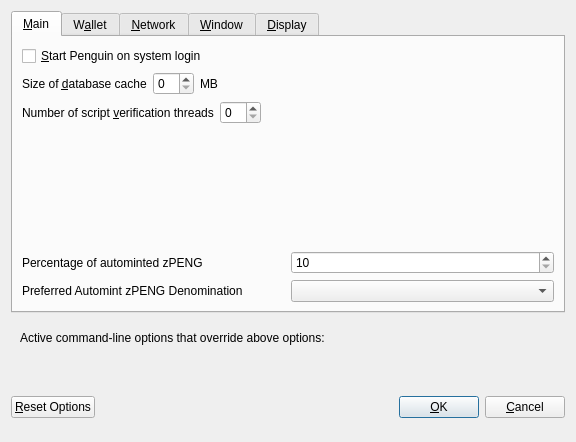
<?xml version="1.0" encoding="UTF-8"?>
<ui version="4.0">
 <class>OptionsDialog</class>
 <widget class="QDialog" name="OptionsDialog">
  <property name="geometry">
   <rect>
    <x>0</x>
    <y>0</y>
    <width>576</width>
    <height>442</height>
   </rect>
  </property>
  <property name="windowTitle">
   <string>Options</string>
  </property>
  <property name="modal">
   <bool>true</bool>
  </property>
  <layout class="QVBoxLayout" name="verticalLayout">
   <item>
    <widget class="QTabWidget" name="tabWidget">
     <property name="currentIndex">
      <number>0</number>
     </property>
     <widget class="QWidget" name="tabMain">
      <attribute name="title">
       <string>&amp;Main</string>
      </attribute>
      <layout class="QVBoxLayout" name="verticalLayout_Main">
       <item>
        <widget class="QCheckBox" name="bitcoinAtStartup">
         <property name="toolTip">
          <string>Automatically start Penguin after logging in to the system.</string>
         </property>
         <property name="text">
          <string>&amp;Start Penguin on system login</string>
         </property>
        </widget>
       </item>
       <item>
        <layout class="QHBoxLayout" name="horizontalLayout_2_Main">
         <item>
          <widget class="QLabel" name="databaseCacheLabel">
           <property name="text">
            <string>Size of &amp;database cache</string>
           </property>
           <property name="textFormat">
            <enum>Qt::PlainText</enum>
           </property>
           <property name="buddy">
            <cstring>databaseCache</cstring>
           </property>
          </widget>
         </item>
         <item>
          <widget class="QSpinBox" name="databaseCache"/>
         </item>
         <item>
          <widget class="QLabel" name="databaseCacheUnitLabel">
           <property name="text">
            <string>MB</string>
           </property>
           <property name="textFormat">
            <enum>Qt::PlainText</enum>
           </property>
          </widget>
         </item>
         <item>
          <spacer name="horizontalSpacer_2_Main">
           <property name="orientation">
            <enum>Qt::Horizontal</enum>
           </property>
           <property name="sizeHint" stdset="0">
            <size>
             <width>40</width>
             <height>20</height>
            </size>
           </property>
          </spacer>
         </item>
        </layout>
       </item>
       <item>
        <layout class="QHBoxLayout" name="horizontalLayout_3_Main">
         <item>
          <widget class="QLabel" name="threadsScriptVerifLabel">
           <property name="text">
            <string>Number of script &amp;verification threads</string>
           </property>
           <property name="textFormat">
            <enum>Qt::PlainText</enum>
           </property>
           <property name="buddy">
            <cstring>threadsScriptVerif</cstring>
           </property>
          </widget>
         </item>
         <item>
          <widget class="QSpinBox" name="threadsScriptVerif">
           <property name="toolTip">
            <string>(0 = auto, &lt;0 = leave that many cores free)</string>
           </property>
          </widget>
         </item>
         <item>
          <spacer name="horizontalSpacer_3_Main">
           <property name="orientation">
            <enum>Qt::Horizontal</enum>
           </property>
           <property name="sizeHint" stdset="0">
            <size>
             <width>40</width>
             <height>20</height>
            </size>
           </property>
          </spacer>
         </item>
        </layout>
       </item>
       <item>
        <spacer name="verticalSpacer_2">
         <property name="orientation">
          <enum>Qt::Vertical</enum>
         </property>
         <property name="sizeHint" stdset="0">
          <size>
           <width>20</width>
           <height>40</height>
          </size>
         </property>
        </spacer>
       </item>
       <item>
        <layout class="QHBoxLayout" name="horizontalLayout_3">
         <item>
          <widget class="QLabel" name="percentage_label">
           <property name="toolTip">
            <string>Percentage of incoming PENG which get automatically converted to zPENG via Zerocoin Protocol (min: 10%)</string>
           </property>
           <property name="text">
            <string>Percentage of autominted zPENG</string>
           </property>
          </widget>
         </item>
         <item>
          <widget class="QSpinBox" name="zeromintPercentage">
           <property name="minimum">
            <number>10</number>
           </property>
           <property name="maximum">
            <number>100</number>
           </property>
          </widget>
         </item>
        </layout>
       </item>
       <item>
        <layout class="QHBoxLayout" name="horizontalLayout" stretch="0,0">
         <property name="sizeConstraint">
          <enum>QLayout::SetFixedSize</enum>
         </property>
         <item>
          <widget class="QLabel" name="labelPreferredDenom">
           <property name="maximumSize">
            <size>
             <width>16777215</width>
             <height>16777215</height>
            </size>
           </property>
           <property name="toolTip">
            <string>Wait with automatic conversion to Zerocoin until enough PENG for this denomination is available</string>
           </property>
           <property name="text">
            <string>Preferred Automint zPENG Denomination</string>
           </property>
          </widget>
         </item>
         <item>
          <widget class="QComboBox" name="preferredDenom">
           <property name="maximumSize">
            <size>
             <width>16777215</width>
             <height>27</height>
            </size>
           </property>
           <property name="toolTip">
            <string>Wait with automatic conversion to Zerocoin until enough PENG for this denomination is available</string>
           </property>
           <property name="maxVisibleItems">
            <number>9</number>
           </property>
           <property name="maxCount">
            <number>9</number>
           </property>
          </widget>
         </item>
        </layout>
       </item>
      </layout>
     </widget>
     <widget class="QWidget" name="tabWallet">
      <attribute name="title">
       <string>W&amp;allet</string>
      </attribute>
      <layout class="QVBoxLayout" name="verticalLayout_Wallet">
       <item>
        <widget class="QGroupBox" name="groupBox">
         <property name="title">
          <string>Expert</string>
         </property>
         <layout class="QVBoxLayout" name="verticalLayout_2">
          <item>
           <widget class="QCheckBox" name="coinControlFeatures">
            <property name="toolTip">
             <string>Whether to show coin control features or not.</string>
            </property>
            <property name="text">
             <string>Enable coin &amp;control features</string>
            </property>
           </widget>
          </item>
          <item>
           <widget class="QCheckBox" name="showMasternodesTab">
            <property name="toolTip">
             <string>Show additional tab listing all your masternodes in first sub-tab&lt;br/&gt;and all masternodes on the network in second sub-tab.</string>
            </property>
            <property name="text">
             <string>Show Masternodes Tab</string>
            </property>
           </widget>
          </item>
          <item>
           <widget class="QCheckBox" name="spendZeroConfChange">
            <property name="toolTip">
             <string>If you disable the spending of unconfirmed change, the change from a transaction&lt;br/&gt;cannot be used until that transaction has at least one confirmation.&lt;br/&gt;This also affects how your balance is computed.</string>
            </property>
            <property name="text">
             <string>&amp;Spend unconfirmed change</string>
            </property>
           </widget>
          </item>
         </layout>
        </widget>
       </item>
       <item>
        <spacer name="verticalSpacer_Wallet">
         <property name="orientation">
          <enum>Qt::Vertical</enum>
         </property>
         <property name="sizeHint" stdset="0">
          <size>
           <width>20</width>
           <height>40</height>
          </size>
         </property>
        </spacer>
       </item>
      </layout>
     </widget>
     <widget class="QWidget" name="tabNetwork">
      <attribute name="title">
       <string>&amp;Network</string>
      </attribute>
      <layout class="QVBoxLayout" name="verticalLayout_Network">
       <item>
        <widget class="QCheckBox" name="mapPortUpnp">
         <property name="toolTip">
          <string>Automatically open the Penguin client port on the router. This only works when your router supports UPnP and it is enabled.</string>
         </property>
         <property name="text">
          <string>Map port using &amp;UPnP</string>
         </property>
        </widget>
       </item>
       <item>
        <widget class="QCheckBox" name="allowIncoming">
         <property name="toolTip">
          <string>Accept connections from outside</string>
         </property>
         <property name="text">
          <string>Allow incoming connections</string>
         </property>
        </widget>
       </item>
       <item>
        <widget class="QCheckBox" name="connectSocks">
         <property name="toolTip">
          <string>Connect to the Penguin network through a SOCKS5 proxy.</string>
         </property>
         <property name="text">
          <string>&amp;Connect through SOCKS5 proxy (default proxy):</string>
         </property>
        </widget>
       </item>
       <item>
        <layout class="QHBoxLayout" name="horizontalLayout_1_Network">
         <item>
          <widget class="QLabel" name="proxyIpLabel">
           <property name="text">
            <string>Proxy &amp;IP:</string>
           </property>
           <property name="textFormat">
            <enum>Qt::PlainText</enum>
           </property>
           <property name="buddy">
            <cstring>proxyIp</cstring>
           </property>
          </widget>
         </item>
         <item>
          <widget class="QValidatedLineEdit" name="proxyIp">
           <property name="minimumSize">
            <size>
             <width>140</width>
             <height>0</height>
            </size>
           </property>
           <property name="maximumSize">
            <size>
             <width>140</width>
             <height>16777215</height>
            </size>
           </property>
           <property name="toolTip">
            <string>IP address of the proxy (e.g. IPv4: 127.0.0.1 / IPv6: ::1)</string>
           </property>
          </widget>
         </item>
         <item>
          <widget class="QLabel" name="proxyPortLabel">
           <property name="text">
            <string>&amp;Port:</string>
           </property>
           <property name="textFormat">
            <enum>Qt::PlainText</enum>
           </property>
           <property name="buddy">
            <cstring>proxyPort</cstring>
           </property>
          </widget>
         </item>
         <item>
          <widget class="QLineEdit" name="proxyPort">
           <property name="minimumSize">
            <size>
             <width>55</width>
             <height>0</height>
            </size>
           </property>
           <property name="maximumSize">
            <size>
             <width>55</width>
             <height>16777215</height>
            </size>
           </property>
           <property name="toolTip">
            <string>Port of the proxy (e.g. 9050)</string>
           </property>
          </widget>
         </item>
         <item>
          <spacer name="horizontalSpacer_1_Network">
           <property name="orientation">
            <enum>Qt::Horizontal</enum>
           </property>
           <property name="sizeHint" stdset="0">
            <size>
             <width>40</width>
             <height>20</height>
            </size>
           </property>
          </spacer>
         </item>
        </layout>
       </item>
       <item>
        <spacer name="verticalSpacer_Network">
         <property name="orientation">
          <enum>Qt::Vertical</enum>
         </property>
         <property name="sizeHint" stdset="0">
          <size>
           <width>20</width>
           <height>40</height>
          </size>
         </property>
        </spacer>
       </item>
      </layout>
     </widget>
     <widget class="QWidget" name="tabWindow">
      <attribute name="title">
       <string>&amp;Window</string>
      </attribute>
      <layout class="QVBoxLayout" name="verticalLayout_Window">
       <item>
        <widget class="QCheckBox" name="minimizeToTray">
         <property name="toolTip">
          <string>Show only a tray icon after minimizing the window.</string>
         </property>
         <property name="text">
          <string>&amp;Minimize to the tray instead of the taskbar</string>
         </property>
        </widget>
       </item>
       <item>
        <widget class="QCheckBox" name="minimizeOnClose">
         <property name="toolTip">
          <string>Minimize instead of exit the application when the window is closed. When this option is enabled, the application will be closed only after selecting Quit in the menu.</string>
         </property>
         <property name="text">
          <string>M&amp;inimize on close</string>
         </property>
        </widget>
       </item>
       <item>
        <spacer name="verticalSpacer_Window">
         <property name="orientation">
          <enum>Qt::Vertical</enum>
         </property>
         <property name="sizeHint" stdset="0">
          <size>
           <width>20</width>
           <height>40</height>
          </size>
         </property>
        </spacer>
       </item>
      </layout>
     </widget>
     <widget class="QWidget" name="tabDisplay">
      <attribute name="title">
       <string>&amp;Display</string>
      </attribute>
      <layout class="QVBoxLayout" name="verticalLayout_Display">
       <item>
        <layout class="QHBoxLayout" name="horizontalLayout_1_Display">
         <item>
          <widget class="QLabel" name="langLabel">
           <property name="text">
            <string>User Interface &amp;language:</string>
           </property>
           <property name="textFormat">
            <enum>Qt::PlainText</enum>
           </property>
           <property name="buddy">
            <cstring>lang</cstring>
           </property>
          </widget>
         </item>
         <item>
          <widget class="QValueComboBox" name="lang">
           <property name="toolTip">
            <string>The user interface language can be set here. This setting will take effect after restarting Penguin.</string>
           </property>
          </widget>
         </item>
        </layout>
       </item>
       <item>
        <widget class="QLabel" name="label_3">
         <property name="toolTip">
          <string notr="true"/>
         </property>
         <property name="statusTip">
          <string notr="true"/>
         </property>
         <property name="whatsThis">
          <string notr="true"/>
         </property>
         <property name="accessibleName">
          <string notr="true"/>
         </property>
         <property name="text">
          <string>Language missing or translation incomplete? Help contributing translations here:
https://www.transifex.com/penguin-project/penguin-project-translations</string>
         </property>
         <property name="wordWrap">
          <bool>true</bool>
         </property>
         <property name="openExternalLinks">
          <bool>true</bool>
         </property>
         <property name="textInteractionFlags">
          <set>Qt::TextBrowserInteraction</set>
         </property>
        </widget>
       </item>
       <item>
        <layout class="QHBoxLayout" name="horizontalLayout_4_Display" stretch="0,0">
         <item>
          <widget class="QLabel" name="themeLabel">
           <property name="text">
            <string>User Interface Theme:</string>
           </property>
          </widget>
         </item>
         <item>
          <widget class="QValueComboBox" name="theme"/>
         </item>
        </layout>
       </item>
       <item>
        <widget class="Line" name="line">
         <property name="orientation">
          <enum>Qt::Horizontal</enum>
         </property>
        </widget>
       </item>
       <item>
        <layout class="QHBoxLayout" name="horizontalLayout_2_Display">
         <item>
          <widget class="QLabel" name="unitLabel">
           <property name="text">
            <string>&amp;Unit to show amounts in:</string>
           </property>
           <property name="textFormat">
            <enum>Qt::PlainText</enum>
           </property>
           <property name="buddy">
            <cstring>unit</cstring>
           </property>
          </widget>
         </item>
         <item>
          <widget class="QValueComboBox" name="unit">
           <property name="toolTip">
            <string>Choose the default subdivision unit to show in the interface and when sending coins.</string>
           </property>
          </widget>
         </item>
        </layout>
       </item>
       <item>
        <layout class="QHBoxLayout" name="horizontalLayout_5_Display">
         <item>
          <widget class="QLabel" name="digitsLabel">
           <property name="text">
            <string>Decimal digits</string>
           </property>
          </widget>
         </item>
         <item>
          <widget class="QValueComboBox" name="digits"/>
         </item>
        </layout>
       </item>
       <item>
        <layout class="QHBoxLayout" name="horizontalLayout_3_Display">
         <item>
          <widget class="QLabel" name="thirdPartyTxUrlsLabel">
           <property name="toolTip">
            <string>Third party URLs (e.g. a block explorer) that appear in the transactions tab as context menu items. %s in the URL is replaced by transaction hash. Multiple URLs are separated by vertical bar |.</string>
           </property>
           <property name="text">
            <string>Third party transaction URLs</string>
           </property>
           <property name="buddy">
            <cstring>thirdPartyTxUrls</cstring>
           </property>
          </widget>
         </item>
         <item>
          <widget class="QLineEdit" name="thirdPartyTxUrls">
           <property name="toolTip">
            <string>Third party URLs (e.g. a block explorer) that appear in the transactions tab as context menu items. %s in the URL is replaced by transaction hash. Multiple URLs are separated by vertical bar |.</string>
           </property>
          </widget>
         </item>
        </layout>
       </item>
       <item>
        <spacer name="verticalSpacer">
         <property name="orientation">
          <enum>Qt::Vertical</enum>
         </property>
         <property name="sizeHint" stdset="0">
          <size>
           <width>20</width>
           <height>40</height>
          </size>
         </property>
        </spacer>
       </item>
      </layout>
     </widget>
    </widget>
   </item>
   <item>
    <widget class="QFrame" name="frame">
     <layout class="QVBoxLayout" name="verticalLayout_Bottom">
      <item>
       <layout class="QHBoxLayout" name="horizontalLayout_Bottom">
        <item>
         <widget class="QLabel" name="overriddenByCommandLineInfoLabel">
          <property name="text">
           <string>Active command-line options that override above options:</string>
          </property>
          <property name="textFormat">
           <enum>Qt::PlainText</enum>
          </property>
         </widget>
        </item>
        <item>
         <spacer name="horizontalSpacer_Bottom">
          <property name="orientation">
           <enum>Qt::Horizontal</enum>
          </property>
          <property name="sizeHint" stdset="0">
           <size>
            <width>40</width>
            <height>20</height>
           </size>
          </property>
         </spacer>
        </item>
       </layout>
      </item>
      <item>
       <widget class="QLabel" name="overriddenByCommandLineLabel">
        <property name="text">
         <string/>
        </property>
        <property name="textFormat">
         <enum>Qt::PlainText</enum>
        </property>
        <property name="wordWrap">
         <bool>true</bool>
        </property>
       </widget>
      </item>
     </layout>
    </widget>
   </item>
   <item>
    <layout class="QHBoxLayout" name="horizontalLayout_Buttons">
     <item>
      <widget class="QPushButton" name="resetButton">
       <property name="toolTip">
        <string>Reset all client options to default.</string>
       </property>
       <property name="text">
        <string>&amp;Reset Options</string>
       </property>
       <property name="autoDefault">
        <bool>false</bool>
       </property>
      </widget>
     </item>
     <item>
      <spacer name="horizontalSpacer_1">
       <property name="orientation">
        <enum>Qt::Horizontal</enum>
       </property>
       <property name="sizeHint" stdset="0">
        <size>
         <width>40</width>
         <height>48</height>
        </size>
       </property>
      </spacer>
     </item>
     <item>
      <widget class="QLabel" name="statusLabel">
       <property name="minimumSize">
        <size>
         <width>200</width>
         <height>0</height>
        </size>
       </property>
       <property name="font">
        <font>
         <weight>75</weight>
         <bold>true</bold>
        </font>
       </property>
       <property name="text">
        <string/>
       </property>
       <property name="textFormat">
        <enum>Qt::PlainText</enum>
       </property>
       <property name="wordWrap">
        <bool>true</bool>
       </property>
      </widget>
     </item>
     <item>
      <spacer name="horizontalSpacer_2">
       <property name="orientation">
        <enum>Qt::Horizontal</enum>
       </property>
       <property name="sizeHint" stdset="0">
        <size>
         <width>40</width>
         <height>48</height>
        </size>
       </property>
      </spacer>
     </item>
     <item>
      <widget class="QPushButton" name="okButton">
       <property name="text">
        <string>&amp;OK</string>
       </property>
       <property name="autoDefault">
        <bool>false</bool>
       </property>
       <property name="default">
        <bool>true</bool>
       </property>
      </widget>
     </item>
     <item>
      <widget class="QPushButton" name="cancelButton">
       <property name="text">
        <string>&amp;Cancel</string>
       </property>
       <property name="autoDefault">
        <bool>false</bool>
       </property>
      </widget>
     </item>
    </layout>
   </item>
  </layout>
 </widget>
 <customwidgets>
  <customwidget>
   <class>QValidatedLineEdit</class>
   <extends>QLineEdit</extends>
   <header>qvalidatedlineedit.h</header>
  </customwidget>
  <customwidget>
   <class>QValueComboBox</class>
   <extends>QComboBox</extends>
   <header>qvaluecombobox.h</header>
  </customwidget>
 </customwidgets>
 <resources/>
 <connections/>
</ui>
